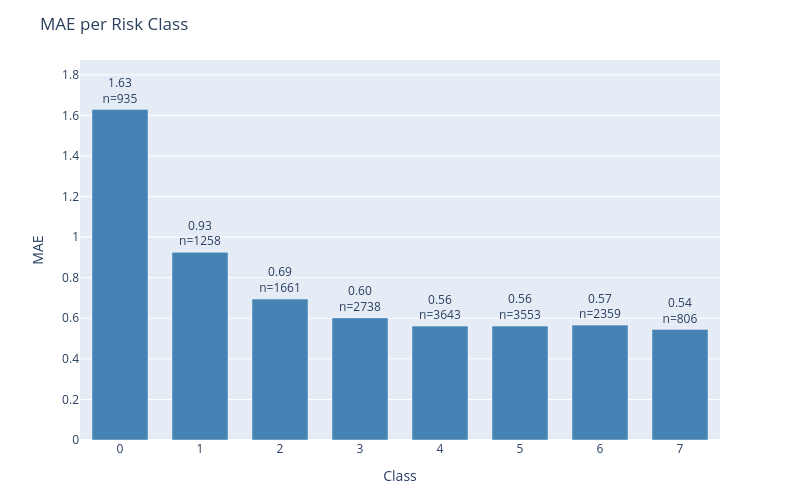

Here is the notebook cell this chart was saved with:
### Code cell
plot_error_by_group(
    df=results_test,
    y_true_col='actual',
    y_pred_col='prediction',
    group_by='class',
    metric='mae',
    title='MAE per Risk Class'
)

### Figure 1 — Plotly figure (JSON) as saved in the notebook; plotly's stock layout.template omitted (floating-point values rounded to 4 significant figures)
{"data": [{"marker": {"color": "steelblue"}, "text": ["1.63<br>n=935", "0.93<br>n=1258", "0.69<br>n=1661", "0.60<br>n=2738", "0.56<br>n=3643", "0.56<br>n=3553", "0.57<br>n=2359", "0.54<br>n=806"], "textposition": "outside", "type": "bar", "x": ["0", "1", "2", "3", "4", "5", "6", "7"], "y": [1.629, 0.9253, 0.6948, 0.6019, 0.5614, 0.5615, 0.5663, 0.5447]}], "layout": {"bargap": 0.3, "height": 500, "margin": {"b": 60, "t": 60}, "title": {"text": "MAE per Risk Class"}, "uniformtext": {"minsize": 8, "mode": "hide"}, "width": 800, "xaxis": {"title": {"text": "Class"}}, "yaxis": {"range": [0, 1.873], "title": {"text": "MAE"}}}}
